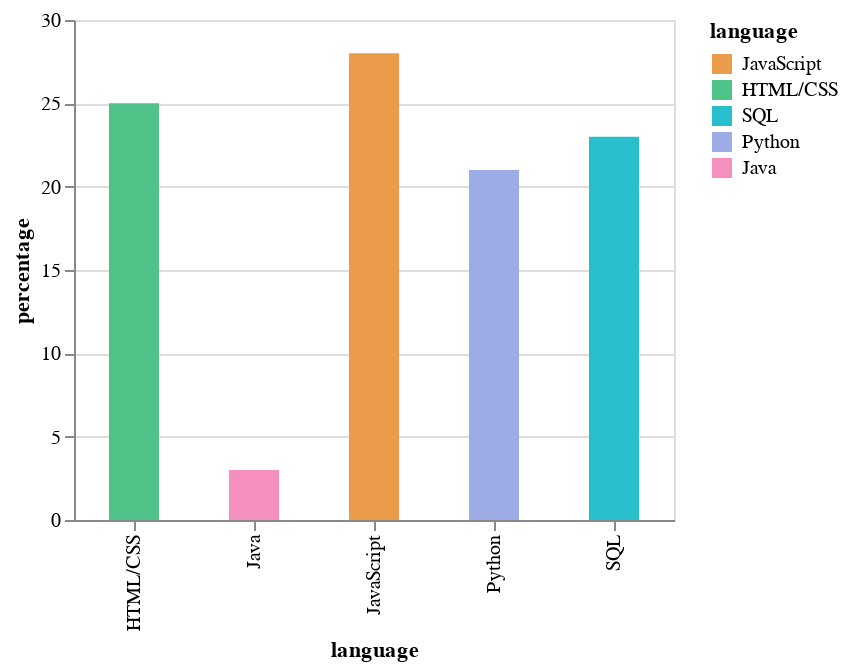

Write notebook code for a chart like this one.
### Code cell
alt.Chart(perc_bar_df, height=250, width=300) \
    .mark_bar(size=25)\
    .encode(
            x=alt.X('language:N'),
            y=alt.Y('percentage:Q', scale=alt.Scale(domain=(0, 30))),
            color=alt.Color('language',
 scale=alt.Scale(domain=perc_bar_df.language.tolist(),
                                            range=lang_colors)),
)

### Figure 1 — Vega-Lite specification as saved in the notebook (floating-point values rounded to 4 significant figures)
{"$schema": "https://vega.github.io/schema/vega-lite/v2.6.0.json", "config": {"view": {"height": 300, "width": 400}}, "data": {"name": "data-6d048b9a6c9ae2c7fe970f5b27702188"}, "datasets": {"data-6d048b9a6c9ae2c7fe970f5b27702188": [{"angle": 1.759, "colors": "#EA9C4B", "language": "JavaScript", "percentage": 28}, {"angle": 1.571, "colors": "#4FC288", "language": "HTML/CSS", "percentage": 25}, {"angle": 1.445, "colors": "#28BFCD", "language": "SQL", "percentage": 23}, {"angle": 1.319, "colors": "#9EACE5", "language": "Python", "percentage": 21}, {"angle": 0.1885, "colors": "#F48FBE", "language": "Java", "percentage": 3}]}, "encoding": {"color": {"field": "language", "scale": {"domain": ["JavaScript", "HTML/CSS", "SQL", "Python", "Java"], "range": ["#EA9C4B", "#4FC288", "#28BFCD", "#9EACE5", "#F48FBE"]}, "type": "nominal"}, "x": {"field": "language", "type": "nominal"}, "y": {"field": "percentage", "scale": {"domain": [0, 30]}, "type": "quantitative"}}, "height": 250, "mark": {"size": 25, "type": "bar"}, "width": 300}
